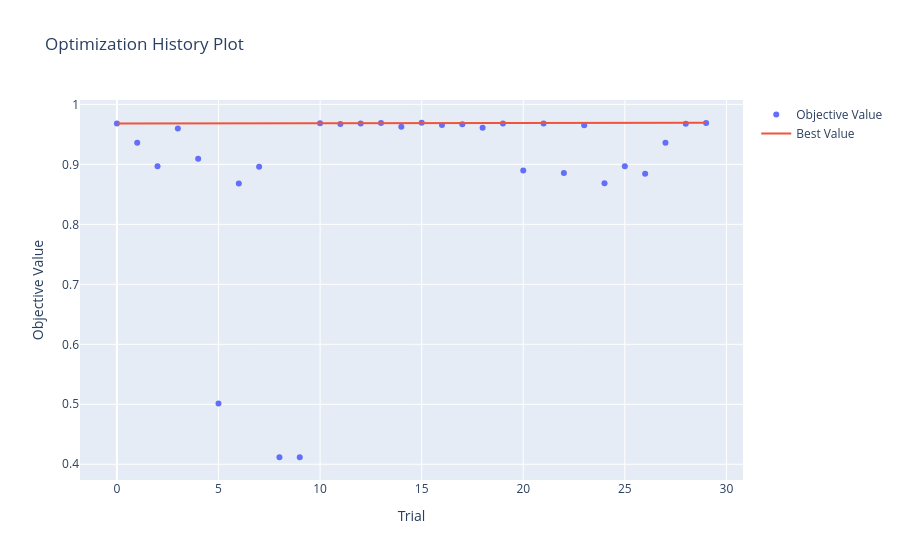

Notebook cell for this chart:
### Markdown cell above
### 1. Historial de Optimización

El siguiente gráfico interactivo muestra cómo Optuna fue "aprendiendo" y mejorando su puntaje a medida que avanzaban los intentos.

* **Puntos azules**: Representan cada uno de los 30 intentos (qué F1-Score obtuvo).
* **Línea roja**: Muestra la tendencia del puntaje máximo histórico.

### Code cell
# Generamos el gráfico interactivo del historial de aprendizaje
plot_optimization_history(study)

### Figure 1 — Plotly figure (JSON) as saved in the notebook; plotly's stock layout.template omitted (floating-point values rounded to 4 significant figures)
{"data": [{"mode": "markers", "name": "Objective Value", "type": "scatter", "x": [0, 1, 2, 3, 4, 5, 6, 7, 8, 9, 10, 11, 12, 13, 14, 15, 16, 17, 18, 19, 20, 21, 22, 23, 24, 25, 26, 27, 28, 29], "y": [0.9682, 0.936, 0.8967, 0.9598, 0.9092, 0.5012, 0.8682, 0.896, 0.4117, 0.4117, 0.9688, 0.9675, 0.9681, 0.9689, 0.9628, 0.9694, 0.9657, 0.967, 0.9611, 0.9683, 0.8897, 0.9683, 0.8857, 0.9652, 0.8687, 0.8969, 0.8844, 0.936, 0.9676, 0.9689]}, {"mode": "lines", "name": "Best Value", "type": "scatter", "x": [0, 1, 2, 3, 4, 5, 6, 7, 8, 9, 10, 11, 12, 13, 14, 15, 16, 17, 18, 19, 20, 21, 22, 23, 24, 25, 26, 27, 28, 29], "y": [0.9682, 0.9682, 0.9682, 0.9682, 0.9682, 0.9682, 0.9682, 0.9682, 0.9682, 0.9682, 0.9688, 0.9688, 0.9688, 0.9689, 0.9689, 0.9694, 0.9694, 0.9694, 0.9694, 0.9694, 0.9694, 0.9694, 0.9694, 0.9694, 0.9694, 0.9694, 0.9694, 0.9694, 0.9694, 0.9694]}, {"marker": {"color": "#cccccc"}, "mode": "markers", "name": "Infeasible Trial", "showlegend": false, "type": "scatter", "x": [], "y": []}], "layout": {"title": {"text": "Optimization History Plot"}, "xaxis": {"title": {"text": "Trial"}}, "yaxis": {"title": {"text": "Objective Value"}}}}
